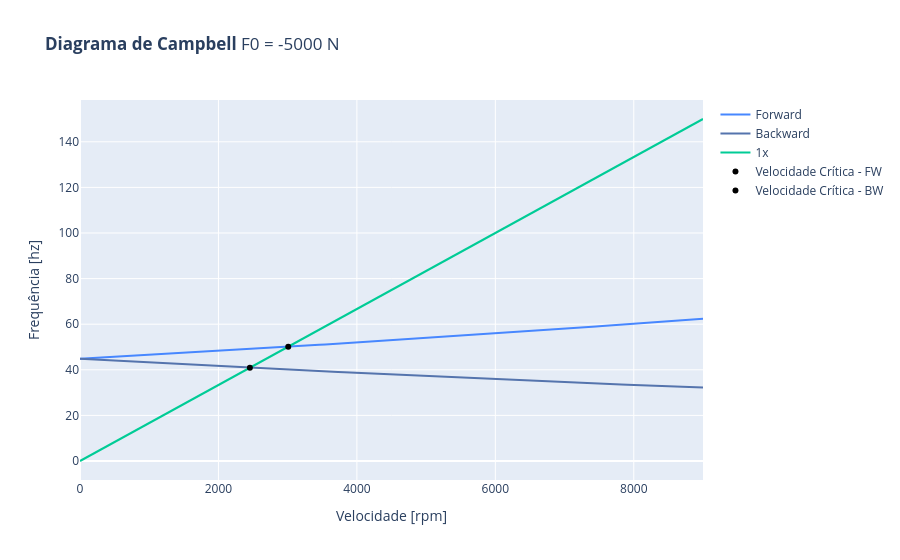

The notebook cell saved with this chart:
### Code cell
eixo_fcompressao = dmr.Eixo(
    R=0.01,             # m
    L=0.4,              # m
    material=aco,
    F0=-forca_axial,    # N
)
rotor_compressao = dmr.Rotor(
    eixo=eixo_fcompressao,
    forma=forma,
    mancal=mancal_simetrico,
    disco=D1,
)
rotor_compressao.plot_campbell(speed_range=(0, 9000), title=f"<b>Diagrama de Campbell</b> F0 = {eixo_fcompressao.F0} N", through="equation")
